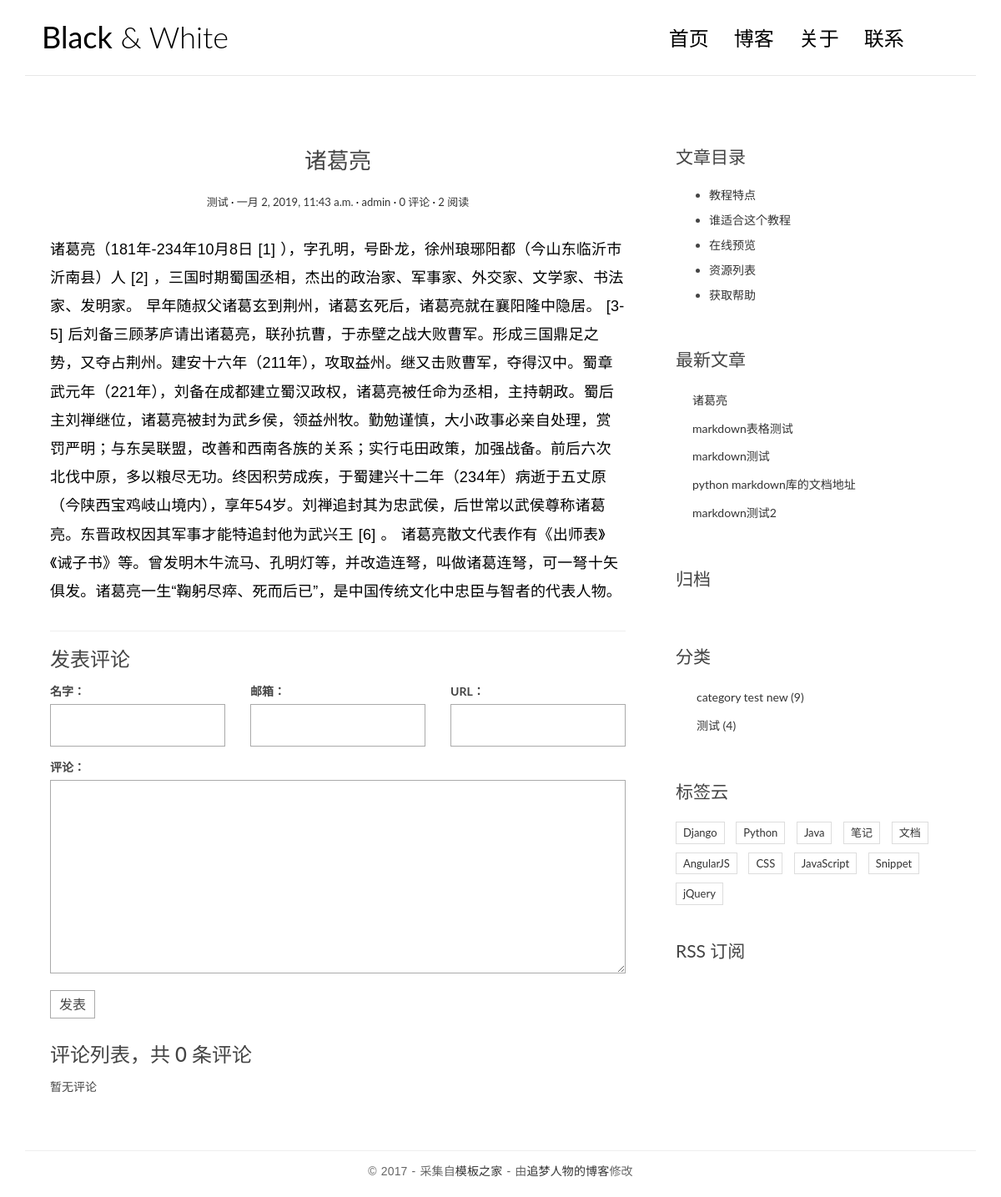
The app's page /post/14/ with its own data.
### blog/models.py (models this page shows, shortened)
@python_2_unicode_compatible
class Post(models.Model):
    title = models.CharField(max_length=70)
    body = models.TextField()
    created_time = models.DateTimeField()
    modified_time = models.DateTimeField()
    excerpt = models.CharField(max_length=200,blank=True)
    category = models.ForeignKey(Category)
    tags = models.ManyToManyField(Tag,blank=True)
    author = models.ForeignKey(User)
    views = models.PositiveIntegerField(default=0)
    def get_absolute_url(self):
        return reverse('blog:detail',kwargs={'pk': self.pk})
    class Meta:
        ordering = ['-created_time']
    def increase_views(self):
        self.views +=1
        self.save(update_fields=['views'])
    def save(self,*args,**kwargs):
        if not self.excerpt:
            md = markdown.Markdown(extension=[
                'markdown.extensions.extra',
                'markdown.extensions.codehilite',
            ])
            self.excerpt = strip_tags(md.convert(self.body))[:54]
        super(Post,self).save(*args,**kwargs)

@python_2_unicode_compatible
class Category(models.Model):
    name = models.CharField(max_length=100)

### blog/views.py (the view)
# urls.py: url(r'^post/(?P<pk>[0-9]+)/$', views.detail, name='detail'),
def detail(request, pk):
    post = get_object_or_404(Post, pk=pk)
    post.increase_views()
    post.body = markdown.markdown(post.body,extensions=[
        'markdown.extensions.extra',
        'markdown.extensions.codehilite',#语法高亮扩展
        'markdown.extensions.toc',#允许自动生成目录
    ])
    form = CommentForm()
    comment_list = post.comment_set.all()
    context = {'post': post,
               'form': form,
               'comment_list': comment_list
               }
    return render(request, 'blog/detail.html', context=context)

### comments/forms.py
class CommentForm(forms.ModelForm):
    class Meta:
        model = Comment
        fields = ['name', 'email', 'url', 'text']

### blog/templatetags/blog_tags.py (called while the page is built)
@register.simple_tag
def get_recent_posts(num=5):
    return Post.objects.all().order_by('-created_time')[:num]

@register.simple_tag
def archives():
    return Post.objects.dates('created_time','month',order='DESC')

@register.simple_tag
def get_categories():
    return Category.objects.all()

### templates/blog/detail.html (shortened to what this page needs)
{% extends 'base.html' %}
{% block main %}
    <article class="post post-{{ post.pk }}">
        <header class="entry-header">
            <h1 class="entry-title">{{ post.title }}</h1>
            <div class="entry-meta">
                <span class="post-category"><a href="{% url 'blog:category' post.category.pk %}">{{ post.category.name }}</a></span>
                <span class="post-date"><a href="#"><time class="entry-date"
                                                          datetime="{{ post.created_time }}">{{ post.created_time }}</time></a></span>
                <span class="post-author"><a href="#">{{ post.author }}</a></span>
                <span class="comments-link"><a href="{{ post.get_absolute_url }}#comment-area">{{ post.comment_set.count}} 评论</a></span>
                <span class="views-count"><a href="#">{{ post.views }} 阅读</a></span>
            </div>
        </header>
        <div class="entry-content clearfix">
            {{ post.body|safe }}
        </div>
    </article>
    <section class="comment-area" id="comment-area">
        <hr>
        <h3>发表评论</h3>
        <form action="{% url 'comments:post_comment' post.pk %}" method="post" class="comment-form">
            <div class="row">
                <div class="col-md-4">
                    <label for="{{ form.name.id_for_label }}">名字：</label>
                    {{ form.name }}
                </div>
                <div class="col-md-4">
                    <label for="{{ form.email.id_for_label }}">邮箱：</label>
                    {{ form.email }}
                </div>
                <div class="col-md-4">
                    <label for="{{ form.url.id_for_label }}">URL：</label>
                    {{ form.url }}
                </div>
                <div class="col-md-12">
                    <label for="{{ form.text.id_for_label }}">评论：</label>
                    {{ form.text }}
                    <button type="submit" class="comment-btn">发表</button>
                </div>
            </div>
        </form>
        <div class="comment-list-panel">
            <h3>评论列表，共 <span>{{ post.comment_set.count }}</span> 条评论</h3>
            <ul class="comment-list list-unstyled">
                {% for comment in comment_list %}
                    <li class="comment-item">
                        <span class="nickname">{{ comment.name }}</span>
                        <time class="submit-date"
                              datetime="{{ comment.created_time }}">{{ comment.created_time }}</time>
                        <div class="text">
                            {{ comment.text }}
                        </div>
                    </li>
                {% empty %}
                    暂无评论
                {% endfor %}
            </ul>
        </div>
    </section>
{% endblock main %}
{% block toc %}
    <div class="widget widget-content">
        <h3 class="widget-title">文章目录</h3>
        <ul>
            <li>
                <a href="#">教程特点</a>
            </li>
            <li>
                <a href="#">谁适合这个教程</a>
            </li>
            <li>
                <a href="#">在线预览</a>
            </li>
            <li>
                <a href="#">资源列表</a>
            </li>
            <li>
                <a href="#">获取帮助</a>
            </li>
        </ul>
    </div>
{% endblock toc %}

### templates/base.html (shortened to what this page needs)
{% load staticfiles %}
{% load blog_tags %}
<!DOCTYPE html>
<html>
<head>
    <link rel="stylesheet" href="http://code.ionicframework.com/ionicons/2.0.1/css/ionicons.min.css">
    <link rel="stylesheet" href="{% static 'blog/css/bootstrap.min.css' %}">
    <link rel="stylesheet" href="{% static 'blog/css/pace.css' %}">
    <link rel="stylesheet" href="{% static 'blog/css/custom.css' %}">
    <link rel="stylesheet" href="{% static 'blog/css/highlights/github.css' %}">
</head>
<body>
<div class="container">
    <header id="site-header">
        <div class="row">
            <div class="col-md-4 col-sm-5 col-xs-8">
                <div class="logo">
                    <h1><a href="{% url 'blog:index' %}"><b>Black</b> &amp; White</a></h1>
                </div>
            </div>
            <div class="col-md-8 col-sm-7 col-xs-4">
                <nav class="main-nav" role="navigation">
                    <div class="collapse navbar-collapse" id="bs-example-navbar-collapse-1">
                        <ul class="nav navbar-nav navbar-right">
                            <li class="cl-effect-11"><a href="{% url 'blog:index' %}" data-hover="首页">首页</a></li>
                            <li class="cl-effect-11"><a href="full-width.html" data-hover="博客">博客</a></li>
                            <li class="cl-effect-11"><a href="about.html" data-hover="关于">关于</a></li>
                            <li class="cl-effect-11"><a href="contact.html" data-hover="联系">联系</a></li>
                        </ul>
                    </div>
                </nav>
            </div>
        </div>
    </header>
</div>
<div class="content-body">
    <div class="container">
        <div class="row">
            <main class="col-md-8">
                {% block main %}
                {% endblock main %}
            </main>
            <aside class="col-md-4">
                {% block toc %}
                {% endblock toc %}
                <div class="widget widget-recent-posts">
                    <h3 class="widget-title">最新文章</h3>
                    {% get_recent_posts as recent_post_list %}
                    <ul>
                        {% for post in recent_post_list %}
                            <li>
                                <a href="{{ post.get_absolute_url }}">{{ post.title }}</a>
                            </li>
                        {% empty %}
                            暂无文章！
                        {% endfor %}
                    </ul>
                </div>
                <div class="widget widget-archives">
                    <h3 class="widget-title">归档</h3>
                    {% archives as archives_list %}
                    {% regroup post_list by created_time.year as year_post_group %}
                </div>
                <div class="widget widget-category">
                    <h3 class="widget-title">分类</h3>
                    {% get_categories as category_list %}
                    <ul>
                        {% for category in category_list %}
                            <li>
                                <a href="{% url 'blog:category' category.pk %}">{{ category.name }} <span
                                        class="post-count">({{ category.post_set.count }})</span></a>
                            </li>
                        {% empty %}
                            暂无分类！
                        {% endfor %}
                    </ul>
                </div>
                <div class="widget widget-tag-cloud">
                    <h3 class="widget-title">标签云</h3>
                    <ul>
                        <li>
                            <a href="#">Django</a>
                        </li>
                        <li>
                            <a href="#">Python</a>
                        </li>
                        <li>
                            <a href="#">Java</a>
                        </li>
                        <li>
                            <a href="#">笔记</a>
                        </li>
                        <li>
                            <a href="#">文档</a>
                        </li>
                        <li>
                            <a href="#">AngularJS</a>
                        </li>
                        <li>
                            <a href="#">CSS</a>
                        </li>
                        <li>
                            <a href="#">JavaScript</a>
                        </li>
                        <li>
                            <a href="#">Snippet</a>
                        </li>
                        <li>
                            <a href="#">jQuery</a>
                        </li>
                    </ul>
                </div>
                <div class="rss">
                    <a href=""> RSS 订阅</a>
                </div>
            </aside>
        </div>
    </div>
</div>
<footer id="site-footer">
    <div class="container">
        <div class="row">
            <div class="col-md-12">
                <p class="copyright">&copy 2017 - 采集自<a href="http://www.cssmoban.com/"
                                                        target="_blank" title="模板之家">模板之家</a>
                    - 由<a href="http://zmrenwu.com/" title="网页模板" target="_blank">追梦人物的博客</a>修改
                </p>
            </div>
        </div>
    </div>
</footer>
</body>
</html>

### blog/static/blog/css/custom.css (style rules this page uses)
* { outline: none; }
h1, h2, h3, h4, h5, h6 { margin-top: 0; }
b { font-weight: 400; }
a { color: #333; }
body { color: #444; font-family: 'Lato', sans-serif; }
p { font-family: 'Ubuntu', sans-serif; font-weight: 400; word-spacing: 1px; letter-spacing: 0.01em; }
#site-header { background-color: #FFF; padding: 25px 20px; margin-bottom: 40px; border-bottom: 1px solid #e7e7e7; }
.logo h1 a { color: #000; }
.logo h1 { margin: 0; font-family: 'Lato', sans-serif; font-weight: 300; }
.main-nav { margin-top: 11px; max-width: 95%; }
.main-nav a { color: #000000 !important; padding: 0 0 5px 0 !important; margin-right: 30px; font-family: 'Lato', sans-serif; font-weight: 300; font-size: 24px; }
.cl-effect-11 a { padding: 10px 0; color: #0972b4; text-shadow: none; }
.cl-effect-11 a::before { position: absolute; top: 0; left: 0; overflow: hidden; padding: 0 0 5px 0 !important; max-width: 0; border-bottom: 1px solid #000; color: #000; content: attr(data-hover); white-space: nowrap; -webkit-transition: max-width 0.5s; -moz-transition: max-width 0.5s; transition: max-width 0.5s; }
.content-body { padding-bottom: 4em; }
.post { background: #fff; padding: 30px 30px 0; }
.entry-title { text-align: center; font-size: 1.9em; margin-bottom: 20px; line-height: 1.6; padding: 10px 20px 0; }
.entry-meta { text-align: center; color: #DDDDDD; font-size: 13px; margin-bottom: 30px; }
.entry-content { font-size: 18px; line-height: 1.9; font-weight: 300; color: #000; }
.post-category::after, .post-date::after, .post-author::after, .comments-link::after { content: ' ·'; color: #000; }
.widget { background: #fff; padding: 30px 0 0; }
.widget-title { font-size: 1.5em; margin-bottom: 20px; line-height: 1.6; padding: 10px 0 0; font-weight: 400; }
.widget-recent-posts ul { padding: 0; margin: 0; padding-left: 20px; }
.widget-recent-posts ul li { list-style-type: none; position: relative; line-height: 170%; margin-bottom: 10px; }
.widget-recent-posts ul li::before { content: '\f3d3'; font-family: "Ionicons"; position: absolute; left: -17px; top: 3px; font-size: 16px; color: #000; }
.widget-category ul { padding: 0; margin: 0; padding-left: 25px; }
.widget-category ul li { list-style-type: none; position: relative; line-height: 170%; margin-bottom: 10px; }
.widget-category ul li::before { content: '\f3fe'; font-family: "Ionicons"; position: absolute; left: -25px; top: 1px; font-size: 18px; color: #000; }
.widget-tag-cloud ul { padding: 0; margin: 0; margin-right: -10px; }
.widget-tag-cloud ul li { list-style-type: none; font-size: 13px; display: inline-block; margin-right: 10px; margin-bottom: 10px; padding: 3px 8px; border: 1px solid #ddd; }
.widget-content ul li { margin-bottom: 10px; }
.rss { font-size: 21px; margin-top: 30px; }
.rss a { color: #444; }
#site-footer { padding-top: 10px; padding: 0 0 1.5em 0; }
.copyright { text-align: center; padding-top: 1em; margin: 0; border-top: 1px solid #eee; color: #666; }
.contact-form input, .comment-form input { border: 1px solid #aaa; margin-bottom: 15px; width: 100%; padding: 15px 15px; font-size: 16px; line-height: 100%; transition: 0.4s border-color linear; }
.contact-form textarea, .comment-form textarea { border: 1px solid #aaa; margin-bottom: 15px; width: 100%; padding: 15px 15px; font-size: 16px; line-height: 20px !important; min-height: 183px; transition: 0.4s border-color linear; }
.comment-area { padding: 0 30px 0; }
.comment-form { margin-top: 15px; }
.comment-form .comment-btn { background-color: #fff; border: 1px solid #aaa; font-size: 16px; padding: 5px 10px; }
.comment-list-panel { margin-top: 30px; }
.comment-list { margin-top: 15px; }

### records on screen
Post: title "诸葛亮", category.name "测试", created_time "一月 2, 2019, 11:43 a.m.", author "admin", comment_set.count "0", views "2", body "诸葛亮（181年-234年10月8日 [1] ），字孔明，号卧龙，徐州琅琊阳都（今山东临沂市沂南县）人 [2] ，三国时期蜀国丞相，杰出的政治家、军事家、外交家、文学家、书法家、发明家。 早年随叔父诸葛玄到荆州，诸葛玄死后，诸葛亮就在襄阳隆中隐居。 [3-5] 后刘备三顾茅庐请出诸葛亮，联孙抗曹，于赤壁之战大败曹军。形成三国鼎足之势，又夺占荆州。建安十六年（211年），攻取益州。继又击败曹军，夺得汉中。蜀章武元年（221年），刘备在成都建立蜀汉政权，诸葛亮被任命为丞相，主持朝政。蜀后主刘禅继位，诸葛亮被封为武乡侯，领益州牧。勤勉谨慎，大小政事必亲自处理，赏罚严明；与东吴联盟，改善和西南各族的关系；实行屯田政策，加强战备。前后六次北伐中原，多以粮尽无功。终因积劳成疾，于蜀建兴十二年（234年）病逝于五丈原（今陕西宝鸡岐山境内），享年54岁。刘禅追封其为忠武侯，后世常以武侯尊称诸葛亮。东晋政权因其军事才能特追封他为武兴王 [6] 。 诸葛亮散文代表作有《出师表》《诫子书》等。曾发明木牛流马、孔明灯等，并改造连弩，叫做诸葛连弩，可一弩十矢俱发。诸葛亮一生“鞠躬尽瘁、死而后已”，是中国传统文化中忠臣与智者的代表人物。"
Post: title "markdown表格测试"
Post: title "markdown测试"
Post: title "python markdown库的文档地址"
Post: title "markdown测试2"
Category: name "category test new", post_set.count "9"
Category: name "测试", post_set.count "4"
